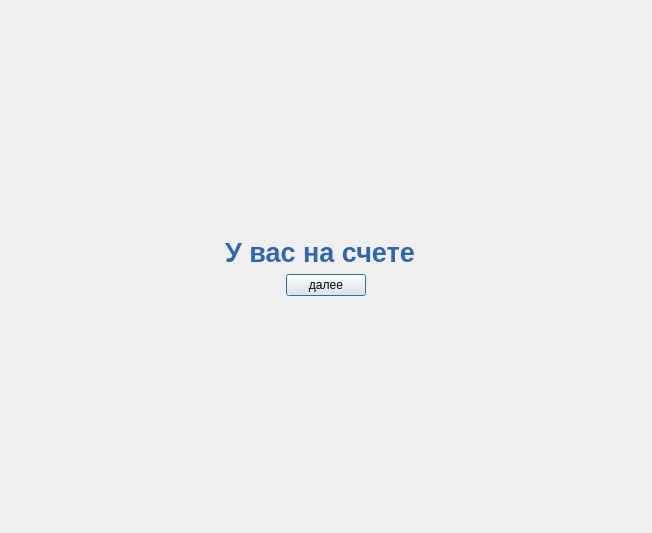
<?xml version="1.0" encoding="UTF-8"?>
<ui version="4.0">
 <class>show_money</class>
 <widget class="QDialog" name="show_money">
  <property name="geometry">
   <rect>
    <x>0</x>
    <y>0</y>
    <width>652</width>
    <height>533</height>
   </rect>
  </property>
  <property name="windowTitle">
   <string>Dialog</string>
  </property>
  <layout class="QVBoxLayout" name="verticalLayout">
   <item>
    <spacer name="verticalSpacer_2">
     <property name="orientation">
      <enum>Qt::Vertical</enum>
     </property>
     <property name="sizeHint" stdset="0">
      <size>
       <width>20</width>
       <height>40</height>
      </size>
     </property>
    </spacer>
   </item>
   <item>
    <layout class="QHBoxLayout" name="horizontalLayout">
     <item>
      <spacer name="horizontalSpacer">
       <property name="orientation">
        <enum>Qt::Horizontal</enum>
       </property>
       <property name="sizeHint" stdset="0">
        <size>
         <width>40</width>
         <height>20</height>
        </size>
       </property>
      </spacer>
     </item>
     <item>
      <widget class="QLabel" name="label">
       <property name="text">
        <string>&lt;html&gt;&lt;head/&gt;&lt;body&gt;&lt;p align=&quot;center&quot;&gt;&lt;span style=&quot; font-size:20pt; font-weight:600; color:#3465a4;&quot;&gt;У вас на счете&lt;/span&gt;&lt;/p&gt;&lt;/body&gt;&lt;/html&gt;</string>
       </property>
      </widget>
     </item>
     <item>
      <widget class="QLabel" name="label_2">
       <property name="styleSheet">
        <string notr="true">&lt;html&gt;&lt;head/&gt;&lt;body&gt;&lt;p align=&quot;center&quot;&gt;&lt;span style=&quot; font-size:20pt; font-weight:600; color:#f57900;&quot;&gt;&lt;/span&gt;&lt;/p&gt;&lt;/body&gt;&lt;/html&gt;</string>
       </property>
       <property name="text">
        <string/>
       </property>
       <property name="textFormat">
        <enum>Qt::RichText</enum>
       </property>
      </widget>
     </item>
     <item>
      <spacer name="horizontalSpacer_2">
       <property name="orientation">
        <enum>Qt::Horizontal</enum>
       </property>
       <property name="sizeHint" stdset="0">
        <size>
         <width>40</width>
         <height>20</height>
        </size>
       </property>
      </spacer>
     </item>
    </layout>
   </item>
   <item>
    <layout class="QHBoxLayout" name="horizontalLayout_2">
     <item>
      <spacer name="horizontalSpacer_3">
       <property name="orientation">
        <enum>Qt::Horizontal</enum>
       </property>
       <property name="sizeHint" stdset="0">
        <size>
         <width>40</width>
         <height>20</height>
        </size>
       </property>
      </spacer>
     </item>
     <item>
      <widget class="QPushButton" name="pushButton">
       <property name="sizePolicy">
        <sizepolicy hsizetype="Minimum" vsizetype="Preferred">
         <horstretch>0</horstretch>
         <verstretch>0</verstretch>
        </sizepolicy>
       </property>
       <property name="text">
        <string>далее</string>
       </property>
      </widget>
     </item>
     <item>
      <spacer name="horizontalSpacer_4">
       <property name="orientation">
        <enum>Qt::Horizontal</enum>
       </property>
       <property name="sizeHint" stdset="0">
        <size>
         <width>40</width>
         <height>20</height>
        </size>
       </property>
      </spacer>
     </item>
    </layout>
   </item>
   <item>
    <spacer name="verticalSpacer">
     <property name="orientation">
      <enum>Qt::Vertical</enum>
     </property>
     <property name="sizeHint" stdset="0">
      <size>
       <width>20</width>
       <height>40</height>
      </size>
     </property>
    </spacer>
   </item>
  </layout>
 </widget>
 <resources/>
 <connections/>
</ui>
